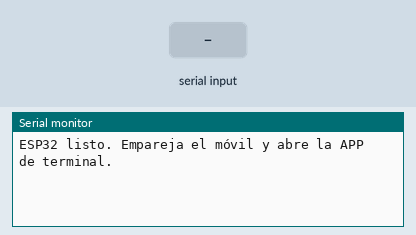
Recording of a sketch running on a simulated ESP32. Shown: the last lines printed to the serial monitor. Inputs (shaded band) come from the test bench. Nothing arrives over Bluetooth unless stated.

Above: at 1.2 s.
1.3 s: "1" received over the second serial link
At 1.8 s:
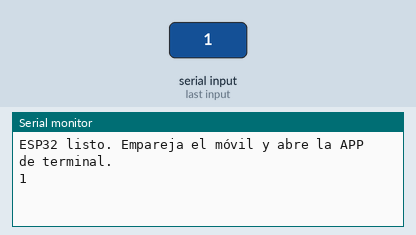
2.8 s: "0" received over the second serial link
At 4.2 s:
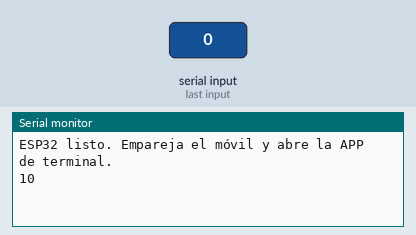

Measured:
- after the input at 1.3 s, the serial monitor: prints a new line at once (image 1)
- after the input at 2.8 s, the serial monitor: prints a new line at once (image 2)

The sketch:

LB_IOT_P4_2_5.ino
```cpp
// ------------------------------------------------------------
//  Author: Miguel A.Lorenzo
//  Date: 21/10/2026
//  Subject: IoT Communications Laboratory
//  Master: MSc in Electronic Engineering
//  University: University of Zaragoza EINA/UNIZAR
// ------------------------------------------------------------


#include "BluetoothSerial.h"

// Comprobación de seguridad de configuración Bluetooth
#if !defined(CONFIG_BT_ENABLED) || !defined(CONFIG_BLUEDROID_ENABLED)
#error Bluetooth no está habilitado en las opciones de la placa ESP32.
#endif

BluetoothSerial SerialBT;

void setup() {
  Serial.begin(115200);

  // Inicia el Bluetooth Classic con el nombre del dispositivo
  SerialBT.begin("ESP32_Chat_SPP");

  Serial.println("ESP32 listo. Empareja el móvil y abre la APP de terminal.");
}

void loop() {
  // 1. De la PC (Monitor Serie) -> Al Móvil por Bluetooth
  if (Serial.available()) {
    SerialBT.write(Serial.read());
  }

  // 2. Del Móvil (Bluetooth) -> A la PC (Monitor Serie)
  if (SerialBT.available()) {
    Serial.write(SerialBT.read());
  }
}
```
